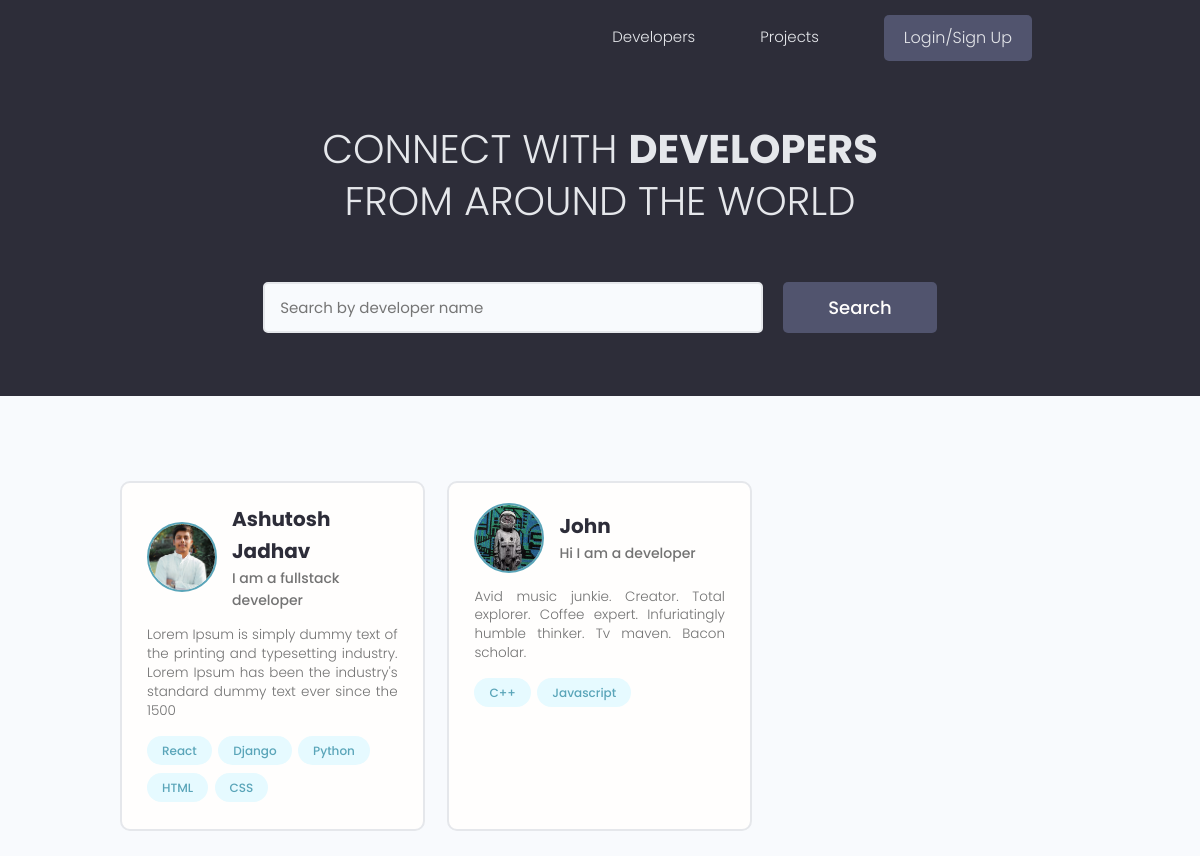
The page / on the database its author committed.
### users/models.py (models this page shows, shortened)
class Profile(models.Model):
    user = models.OneToOneField(
        User, on_delete=models.CASCADE, null=True, blank=True)
    name = models.CharField(max_length=200, blank=True, null=True)
    email = models.EmailField(max_length=500, blank=True, null=True)
    username = models.CharField(max_length=200, blank=True, null=True)
    location = models.CharField(max_length=200, blank=True, null=True)
    short_intro = models.CharField(max_length=200, blank=True, null=True)
    bio = models.TextField(blank=True, null=True)
    profile_image = models.ImageField(
        null=True, blank=True, upload_to='profiles/', default="profiles/user-default.png")
    social_github = models.CharField(max_length=200, blank=True, null=True)
    social_twitter = models.CharField(max_length=200, blank=True, null=True)
    social_linkedin = models.CharField(max_length=200, blank=True, null=True)
    social_youtube = models.CharField(max_length=200, blank=True, null=True)
    social_website = models.CharField(max_length=200, blank=True, null=True)
    created = models.DateTimeField(auto_now_add=True)
    id = models.UUIDField(default=uuid.uuid4, unique=True,
                          primary_key=True, editable=False)
    class Meta:
        ordering = ['created']
    @property
    def imageURL(self):
        try:
            url = self.profile_image.url
        except:
            url = ''
        return url

class Skill(models.Model):
    owner = models.ForeignKey(
        Profile, on_delete=models.CASCADE, null=True, blank=True)
    name = models.CharField(max_length=200, blank=True, null=True)
    description = models.TextField(null=True, blank=True)
    created = models.DateTimeField(auto_now_add=True)
    id = models.UUIDField(default=uuid.uuid4, unique=True,
                          primary_key=True, editable=False)
    def __str__(self):
        return str(self.name)

### users/views.py (the view)
# urls.py: path('', views.profiles, name="profiles"),
def profiles(request):
    profiles, search_query = searchProfiles(request)
    custom_range, profiles = paginateProfiles(request, profiles, 3)
    context = {'profiles': profiles, 'search_query': search_query,
               'custom_range': custom_range}
    return render(request, 'users/profiles.html', context)

### users/utils.py (called while the page is built)
def paginateProfiles(request, profiles, results):
    page = request.GET.get('page')
    paginator = Paginator(profiles, results)
    try:
        profiles = paginator.page(page)
    except PageNotAnInteger:
        page = 1
        profiles = paginator.page(page)
    except EmptyPage:
        page = paginator.num_pages
        profiles = paginator.page(page)
    leftIndex = (int(page) - 4)
    if leftIndex < 1:
        leftIndex = 1
    rightIndex = (int(page) + 5)
    if rightIndex > paginator.num_pages:
        rightIndex = paginator.num_pages + 1
    custom_range = range(leftIndex, rightIndex)
    return custom_range, profiles

def searchProfiles(request):
    search_query = ''
    if request.GET.get('search_query'):
        search_query = request.GET.get('search_query')
    skills = Skill.objects.filter(name__icontains=search_query)
    profiles = Profile.objects.distinct().filter(
        Q(name__icontains=search_query) |
        Q(short_intro__icontains=search_query) |
        Q(skill__in=skills)
    )
    return profiles, search_query

### users/templates/users/profiles.html (shortened to what this page needs)
{% extends 'main.html' %}
{% block content %}
<main class="home">
    <section class="hero-section text-center">
        <div class="container container--narrow">
            <div class="hero-section__box">
                <h2>CONNECT WITH <span>DEVELOPERS</span></h2>
                <h2>FROM AROUND THE WORLD</h2>
            </div>
            <div class="hero-section__search">
                <form id="searchForm" class="form" action="{% url 'profiles' %}" method="get">
                    <div class="form__field">
                        <input class="input input--text" id="formInput#search" type="text" name="search_query"
                            value="{{search_query}}" placeholder="Search by developer name" />
                    </div>
                    <input class="btn btn--sub btn--lg" type="submit" value="Search" />
                </form>
            </div>
        </div>
    </section>
    <section class="devlist">
        <div class="container">
            <div class="grid grid--three">
                {% for profile in profiles %}
                <div class="column card">
                    <div class="dev">
                        <a href="{% url 'user-profile' profile.id %}" class="card__body">
                            <div class="dev__profile">
                                <img class="avatar avatar--md" src="{{ profile.imageURL }}" alt="image" />
                                <div class="dev__meta">
                                    <h3>{{profile.name}}</h3>
                                    <h5>{{profile.short_intro|slice:"60"}}</h5>
                                </div>
                            </div>
                            <p class="dev__info">{{profile.bio|slice:"150"}}</p>
                            <div class="dev__skills">
                                {% for skill in profile.skill_set.all|slice:"5" %}
                                <span class="tag tag--pill tag--main">
                                    <small>{{skill}}</small>
                                </span>
                                {% endfor %}
                            </div>
                        </a>
                    </div>
                </div>
                {% endfor %}
            </div>
        </div>
    </section>
</main>
{% endblock content %}

### static/styles/app.css (style rules this page uses)
:root { --color-sub: #2d2d39; }
.btn--sub { background-color: var(--color-sub-light); }
.card { border: 2px solid var(--color-light); }
img { width: 100%; }
.hero-section { height: 40vh; display: flex; align-items: center; background-color: var(--color-sub); }
.hero-section__box { margin-bottom: 4rem; }
.hero-section__box > h2, .hero-section__box > h2 > span { font-size: 4rem; color: var(--color-light); line-height: 1.3; text-transform: uppercase; }
.hero-section__box > h2 { font-weight: 300; }
.hero-section__box > h2 > span { font-weight: 700; }
.hero-section__search > .form { display: flex; align-items: center; justify-content: center; gap: 2rem; }
.hero-section__search > .form input.input--text { width: 50rem; }
.devlist { margin-top: 8rem; }
.devlist .grid { align-items: stretch; }
.devlist .dev .dev__profile { display: flex; align-items: center; gap: 1.5rem; }
.devlist .dev .dev__meta h3 { color: var(--color-sub); font-size: 2rem; font-weight: 700; }
.devlist .dev .dev__meta h5 { color: var(--color-text); font-size: 1.4rem; font-weight: 500; }
.devlist .dev .dev__info { margin: 1.5rem 0; font-size: 1.35rem; line-height: 1.4; text-align: justify; }

### static/uikit/styles/modules/_variables.css (style rules this page uses)
:root { --color-main: #5aa5b9; --color-main-light: #e6faff; --color-sub: #3f4156; --color-sub-light: #51546e; --color-sub-lighter: #ededfd; --color-text: #737373; --color-gray: #8b8b8b; --color-light: #e5e7eb; --color-light-gray: #767676; --color-bg: #f8fafd; --color-white: #fffefd; --color-white-light: #f3f3f3; --color-success: #359e64; --color-success-bg: #def8e8; --color-error: #fc4b0b; --color-error-bg: #fff2ee; --font-base: 'Poppins', arial, helvetica, 'Segoe UI', roboto, ubuntu, sans-serif; --font-monospace: 'Fira Code', 'Courier New', courier, monospace; --font-regular: 300; --font-medium: 500; --font-bold: 700; --generic-shadow: 1px 1px 5px #00000010; --generic-transition: all 0.3s ease-in-out; }

### static/uikit/styles/modules/_base.css (style rules this page uses)
* { margin: 0; padding: 0; box-sizing: border-box; text-rendering: optimizeLegibility; color: inherit; font-size: inherit; }
html { font-size: 50%; }
@media only screen and (min-width: 480px) { html { font-size: 56.25%; } }
@media only screen and (min-width: 1200px) { html { font-size: 62.5%; } }
body { line-height: 1.6; font-weight: 400; font-size: 1.5rem; color: var(--color-text); background-color: var(--color-bg); min-height: 100vh; }

### static/uikit/styles/modules/_typography.css (style rules this page uses)
* { font-family: var(--font-base); }
h2 { font-size: 3.6rem; font-weight: var(--font-bold); }
h3 { font-size: 3.2rem; font-weight: var(--font-medium); }
h5 { font-size: 2.4rem; font-weight: var(--font-medium); }
h5, h6 { font-weight: var(--font-regular); }
p, span, strong { font-size: 1.6rem; color: var(--color-text); font-weight: var(--font-regular); }
a { padding-bottom: 2px; text-decoration: none; display: inline-block; color: var(--color-main); font-weight: var(--font-medium); }

### static/uikit/styles/modules/_utilities.css (style rules this page uses)
.container { width: 92%; max-width: 165rem; margin: 0 auto; box-sizing: border-box; }
.container--narrow { width: 92%; max-width: 120rem; }
@media screen and (min-width: 1000px) { .container { width: 90%; } }
@media screen and (min-width: 1000px) { .container--narrow { width: 85%; } }
@media screen and (min-width: 1200px) { .container { width: 80%; } }
@media screen and (min-width: 1200px) { .container--narrow { width: 72%; } }
.text-center { text-align: center; }

### static/uikit/styles/modules/_avatar.css (style rules this page uses)
.avatar { border-radius: 50%; border: 2px solid var(--color-main); object-fit: cover; }
.avatar--md { height: 7rem; width: 7rem; }

### static/uikit/styles/modules/_button.css (style rules this page uses)
.btn { display: inline-block; position: relative; cursor: pointer; background-color: var(--color-light); font-weight: var(--font-medium); color: var(--color-sub); text-decoration: none; padding: 1rem 2rem; border-radius: 0.5rem; border: none; width: -webkit-fit-content; width: -moz-fit-content; width: fit-content; height: -webkit-fit-content; height: -moz-fit-content; height: fit-content; font-size: 1.6rem; outline-width: 0; outline-color: transparent; -webkit-backface-visibility: hidden; backface-visibility: hidden; transition: all 0.3s ease-in-out; }
.btn--sub { background-color: var(--color-sub); color: var(--color-white); }
.btn--lg { font-size: 1.8rem; padding: 1.2rem 4.5rem; }

### static/uikit/styles/modules/_card.css (style rules this page uses)
.card { border-radius: 1rem; background-color: var(--color-white); border: 1.5px solid var(--color-light); width: auto; height: auto; margin-top: 0.5rem; margin-bottom: 0.5rem; overflow: hidden; }
.card__body, .card__header { padding: 2rem 2.5rem; }

### rows shown on the page
Profile: imageURL (picture), name "Ashutosh Jadhav", short_intro "I am a fullstack developer", bio "Lorem Ipsum is simply dummy text of the printing and typesetting industry. Lorem Ipsum has been the industry's standard dummy text ever since the 1500"
Skill: name "React"
Skill: name "Django"
Skill: name "Python"
Skill: name "HTML"
Skill: name "CSS"
Profile: imageURL (picture), name "John", short_intro "Hi I am a developer", bio "Avid music junkie. Creator. Total explorer. Coffee expert. Infuriatingly humble thinker. Tv maven. Bacon scholar."
Skill: name "C++"
Skill: name "Javascript"
